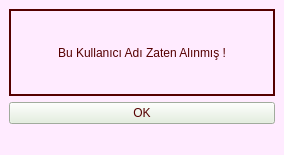
<?xml version="1.0" encoding="UTF-8"?>
<ui version="4.0">
 <class>MainWindow</class>
 <widget class="QMainWindow" name="MainWindow">
  <property name="geometry">
   <rect>
    <x>0</x>
    <y>0</y>
    <width>284</width>
    <height>155</height>
   </rect>
  </property>
  <property name="windowTitle">
   <string>MainWindow</string>
  </property>
  <property name="styleSheet">
   <string notr="true">background-color: rgb(255, 235, 255);</string>
  </property>
  <widget class="QWidget" name="centralwidget">
   <layout class="QVBoxLayout" name="verticalLayout_5">
    <item>
     <layout class="QVBoxLayout" name="verticalLayout_4">
      <item>
       <widget class="QLabel" name="label_2">
        <property name="styleSheet">
         <string notr="true">color : rgb(85, 0, 0);
font: 87 italic 12pt &quot;Segoe UI Black&quot;;
background-color: rgb(255, 235, 255);
border : 2px solid rgb(85, 0, 0);</string>
        </property>
        <property name="text">
         <string>Bu Kullanıcı Adı Zaten Alınmış !</string>
        </property>
        <property name="alignment">
         <set>Qt::AlignCenter</set>
        </property>
       </widget>
      </item>
     </layout>
    </item>
    <item>
     <layout class="QVBoxLayout" name="verticalLayout_3">
      <item>
       <widget class="QPushButton" name="pushButton_2">
        <property name="styleSheet">
         <string notr="true">background-color: rgb(226, 239, 220);
font: 87 8pt &quot;Arial Black&quot;;
color : rgb(85, 0, 0)</string>
        </property>
        <property name="text">
         <string>OK</string>
        </property>
       </widget>
      </item>
     </layout>
    </item>
   </layout>
  </widget>
  <widget class="QMenuBar" name="menubar">
   <property name="geometry">
    <rect>
     <x>0</x>
     <y>0</y>
     <width>284</width>
     <height>21</height>
    </rect>
   </property>
  </widget>
  <widget class="QStatusBar" name="statusbar"/>
 </widget>
 <resources/>
 <connections/>
</ui>
